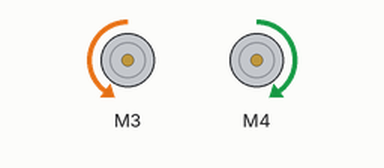
Bench run of a sketch on a simulated Arduino Uno, built with avr-gcc and run on an emulated ATmega328P. On the bench: 2 × DC motor (green arrow = forward, orange = backward, longer = faster).

Above: at 0.1 s.
Timing chart, 0 to 1.6 s (numbered marks = the images above):
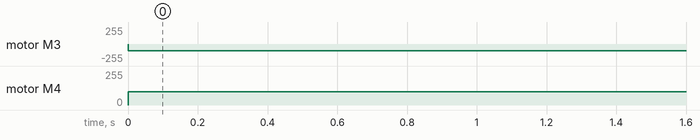

Measured:
- by itself, motor M3: stopped → backward 100/255 at 0.00 s
- by itself, motor M4: stopped → forward 100/255 at 0.00 s

The sketch:

CARRO.ino
```cpp
#include "AFMotor.h"

AF_DCMotor motor1(3);
AF_DCMotor motor2(4);
void setup() {
 motor1.setSpeed(100);
 motor2.setSpeed(100);

}

void loop() {
  // put your main code here, to run repeatedly:
   motor1.run(BACKWARD);
   motor2.run(FORWARD);
}
```
